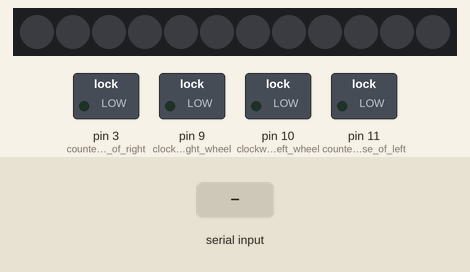
Simulated run of this sketch. Board: Arduino Uno, built with avr-gcc and run on an emulated ATmega328P. On the bench: 12 RGB LEDs in strip order, left to right, switched loads named in the sketch (green lamp = pin HIGH). The inputs (shaded band) are chosen by the test bench.

Above: at 1.2 s.
1.3 s: "L" received over the second serial link
At 2.3 s:
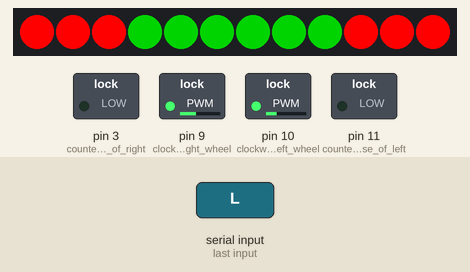
4.3 s: "B" received over the second serial link
At 4.6 s:
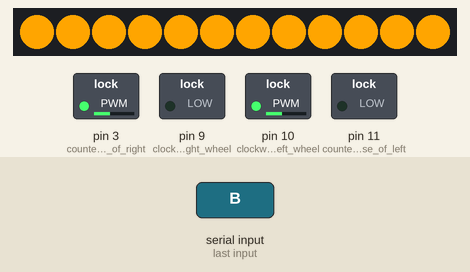
5.8 s: "S" received over the second serial link
At 6.9 s:
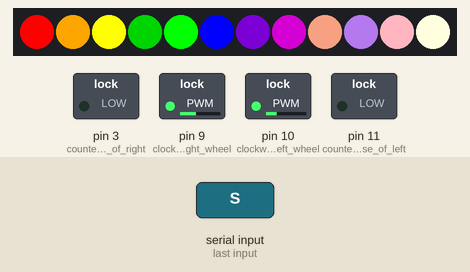
Timing chart, 0 to 8.8 s (numbered marks = the images above; inputs shaded):
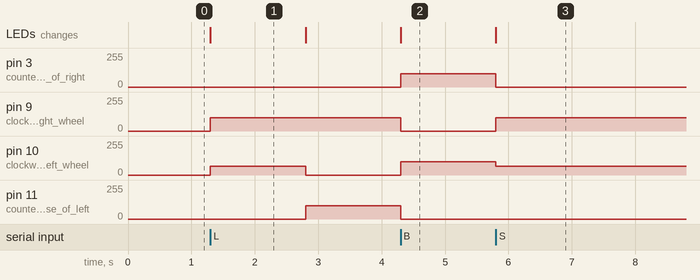

Measured:
- after the input at 1.3 s, pin 9 (clockwise_of_right_wheel): 0/255 → 100/255 at once; pin 10 (clockwise_of_left_wheel): 0/255 → 66/255 at once, → 0/255 1.5 s later; pin 11 (counterclockwise_of_left): 0/255 → 100/255 after 1.5 s; the LEDs: change at once (image 1)
- after the input at 4.3 s, pin 3 (counterclockwise_of_right), pin 10 (clockwise_of_left_wheel): 0/255 → 100/255 at once; pin 9 (clockwise_of_right_wheel), pin 11 (counterclockwise_of_left): 100/255 → 0/255 at once; the LEDs: change at once (image 2)
- after the input at 5.8 s, pin 3 (counterclockwise_of_right): 100/255 → 0/255 at once; pin 9 (clockwise_of_right_wheel): 0/255 → 100/255 at once; pin 10 (clockwise_of_left_wheel): 100/255 → 66/255 at once; the LEDs: change at once (image 3)
- what the display in image 1 shows lasts 1.5 s, from 1.3 s to 2.8 s

The sketch:

Motion_Control_V2.ino
```cpp
/*

V1 Version of program

*/
// FFE1
// clockwise and anticlockwise
#include <SoftwareSerial.h>
#define txPin 6 // blue -> you cannot put transmit to transmit, so we connect to RXD
#define rxPin 7 // green TXD
// Set up a new SoftwareSerial object
SoftwareSerial mySerial =  SoftwareSerial(rxPin, txPin);

// led lights
#include <FastLED.h>
#define NUM_LEDS 12
#define DATA_PIN 8
CRGB leds[NUM_LEDS];

// the setup routine runs once when you press reset:
void setup() {
  // Define pin modes for TX and RX
  pinMode(rxPin, INPUT);
  pinMode(txPin, OUTPUT);

  // Set the baud rate for the SoftwareSerial object
  mySerial.begin(9600);
  // send an intro:
  mySerial.println("Program is already to Run");
  mySerial.println();

  pinMode(11, OUTPUT); // counterclockwise of left wheel
  pinMode(10, OUTPUT); // clockwise of left wheel
  pinMode(9, OUTPUT); // clockwise of right wheel
  pinMode(3, OUTPUT); // counterclockwise of right wheel
  digitalWrite(13, LOW);

  // led lights arrangement
  FastLED.addLeds<NEOPIXEL, DATA_PIN>(leds, NUM_LEDS);

}

// the loop routine runs over and over again forever:
void loop()
{
  // ******** Read serial input: ********
  while (mySerial.available() > 0)
  {
    int inChar = mySerial.read();
   // forward
   if (((char)inChar=='A')||((char)inChar=='a'))
    {
      analogWrite(11, 100); // cc left
      analogWrite(10, 0); // c left
      analogWrite(9, 100); // c right
      analogWrite(3, 0); // cc right

// CENTER IS 9
      leds[0] = CRGB::Green;
      leds[1] = CRGB::Green;
      leds[2] = CRGB::Green;
      leds[3] = CRGB::Green;
      leds[4] = CRGB::Green;
      leds[5] = CRGB::Green;
      leds[6] = CRGB::Green;
      leds[7] = CRGB::Green;
      leds[8] = CRGB::Green;
      leds[9] = CRGB::Green;
      leds[10] = CRGB::Green;
      leds[11] = CRGB::Green;
      FastLED.show();
//      delay(1500);
//      analogWrite(11, 0);
//      analogWrite(10, 0);
//      analogWrite(9, 0);
//      analogWrite(3, 0);
    }
    else if (((char)inChar=='L')||((char)inChar=='l')) // left then straight
    {
      analogWrite(11, 0); // cc left
      analogWrite(10, 66); // c left
      analogWrite(9, 100); // c right
      analogWrite(3, 0); // cc right

      leds[9] = CRGB::Red;
      leds[10] = CRGB::Red;
      leds[11] = CRGB::Red;
      leds[0] = CRGB::Red;
      leds[1] = CRGB::Red;
      leds[2] = CRGB::Red;
      leds[3] = CRGB::Green;
      leds[4] = CRGB::Green;
      leds[5] = CRGB::Green;
      leds[6] = CRGB::Green;
      leds[7] = CRGB::Green;
      leds[8] = CRGB::Green;
      FastLED.show();

      delay(1500);
      analogWrite(11, 100);
      analogWrite(10, 0);
      analogWrite(9, 100);
      analogWrite(3, 0);

      leds[0] = CRGB::Green;
      leds[1] = CRGB::Green;
      leds[2] = CRGB::Green;
      leds[3] = CRGB::Green;
      leds[4] = CRGB::Green;
      leds[5] = CRGB::Green;
      leds[6] = CRGB::Green;
      leds[7] = CRGB::Green;
      leds[8] = CRGB::Green;
      leds[9] = CRGB::Green;
      leds[10] = CRGB::Green;
      leds[11] = CRGB::Green;
      FastLED.show();
    }
    else if (((char)inChar=='R')||((char)inChar=='r')) // right then straight
    {
      analogWrite(11, 100);
      analogWrite(10, 0);
      analogWrite(9, 0);
      analogWrite(3, 66);

      leds[9] = CRGB::Green;
      leds[10] = CRGB::Green;
      leds[11] = CRGB::Green;
      leds[0] = CRGB::Green;
      leds[1] = CRGB::Green;
      leds[2] = CRGB::Green;
      leds[3] = CRGB::Red;
      leds[4] = CRGB::Red;
      leds[5] = CRGB::Red;
      leds[6] = CRGB::Red;
      leds[7] = CRGB::Red;
      leds[8] = CRGB::Red;
      FastLED.show();

      delay(1500);
      analogWrite(11, 100);
      analogWrite(10, 0);
      analogWrite(9, 100);
      analogWrite(3, 0);

      leds[0] = CRGB::Green;
      leds[1] = CRGB::Green;
      leds[2] = CRGB::Green;
      leds[3] = CRGB::Green;
      leds[4] = CRGB::Green;
      leds[5] = CRGB::Green;
      leds[6] = CRGB::Green;
      leds[7] = CRGB::Green;
      leds[8] = CRGB::Green;
      leds[9] = CRGB::Green;
      leds[10] = CRGB::Green;
      leds[11] = CRGB::Green;
      FastLED.show();


    }
    else if (((char)inChar=='B')||((char)inChar=='b'))
    {
      analogWrite(11, 0);
      analogWrite(10, 100);
      analogWrite(9, 0);
      analogWrite(3, 100);

      leds[0] = CRGB::Orange;
      leds[1] = CRGB::Orange;
      leds[2] = CRGB::Orange;
      leds[3] = CRGB::Orange;
      leds[4] = CRGB::Orange;
      leds[5] = CRGB::Orange;
      leds[6] = CRGB::Orange;
      leds[7] = CRGB::Orange;
      leds[8] = CRGB::Orange;
      leds[9] = CRGB::Orange;
      leds[10] = CRGB::Orange;
      leds[11] = CRGB::Orange;
      FastLED.show();
//      delay(1500);
//      analogWrite(11, 0);
//      analogWrite(10, 0);
//      analogWrite(9, 0);
//      analogWrite(3, 0);
    }
    else if (((char)inChar=='S')||((char)inChar=='s'))
    {
      analogWrite(11, 0);
      analogWrite(10, 66);
      analogWrite(9, 100);
      analogWrite(3, 0);
      leds[0] = CRGB::Red;
      leds[1] = CRGB::Orange;
      leds[2] = CRGB::Yellow;
      leds[3] = CRGB::Green;
      leds[4] = CRGB::Lime;
      leds[5] = CRGB::Blue;
      leds[6] = CRGB::Indigo;
      leds[7] = CRGB::Purple;
      leds[8] = CRGB::DarkSalmon;
      leds[9] = CRGB::Amethyst;
      leds[10] = CRGB::LightPink;
      leds[11] = CRGB::LightYellow;
      FastLED.show();
      delay(5000);
    }
    else if (((char) inChar=='N')||((char)inChar=='n'))
    {
      analogWrite(11, 0);
      analogWrite(10, 0);
      analogWrite(9, 0);
      analogWrite(3, 0);

      leds[0] = CRGB::Red;
      leds[1] = CRGB::Red;
      leds[2] = CRGB::Red;
      leds[3] = CRGB::Red;
      leds[4] = CRGB::Red;
      leds[5] = CRGB::Red;
      leds[6] = CRGB::Red;
      leds[7] = CRGB::Red;
      leds[8] = CRGB::Red;
      leds[9] = CRGB::Red;
      leds[10] = CRGB::Red;
      leds[11] = CRGB::Red;
      FastLED.show();
    }
    else if (((char) inChar=='O')||((char)inChar=='o'))
    {
      leds[0] = CRGB::Black;
      leds[1] = CRGB::Black;
      leds[2] = CRGB::Black;
      leds[3] = CRGB::Black;
      leds[4] = CRGB::Black;
      leds[5] = CRGB::Black;
      leds[6] = CRGB::Black;
      leds[7] = CRGB::Black;
      leds[8] = CRGB::Black;
      leds[9] = CRGB::Black;
      leds[10] = CRGB::Black;
      leds[11] = CRGB::Black;
      FastLED.show();
    }
    else    {}
  }
}
```
